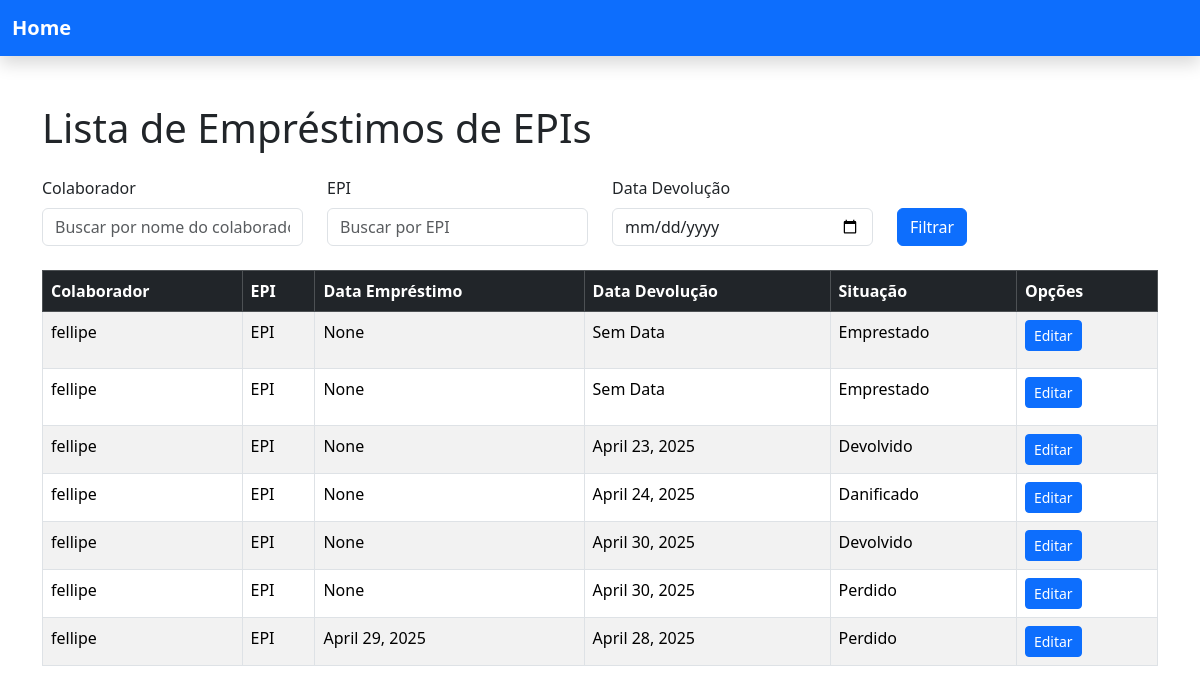
The page /Emprestimos/ on the database as committed earlier.
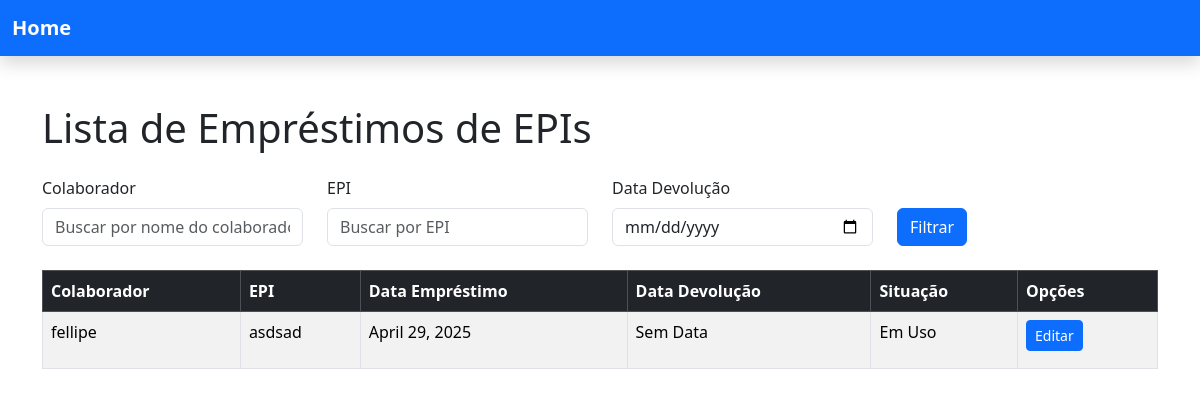
The same page on the database as committed later.
### EPIS/models.py (models this page shows)
class Emprestimo_EPI(models.Model):
    SITUACOES = {
    ("1", "Emprestado"),
    ("2", "Em Uso"),
    ("3", "Fornecido"),
    ("4", "Devolvido"),
    ("5", "Danificado"),
    ("6", "Perdido"),
}
    colaborador = models.ForeignKey(Colaborador, on_delete=models.CASCADE, related_name="emprestimos")
    epi = models.ForeignKey(EPI, on_delete=models.CASCADE, related_name="emprestimos")
    data_emprestimo = models.DateField(null=True,blank=True)
    data_devolucao = models.DateField(null=True,blank=True)
    situacao = models.CharField(max_length=3, choices=SITUACOES)

class Colaborador(models.Model):
    Nome = models.CharField(max_length=100,null=False)
    Idade = models.IntegerField(null=False)
    Aniversario = models.DateField(null=False)
    Cadastro = models.DateField(default=now,null=False)
    Ativo = models.BooleanField(null=False,default=True)

class EPI(models.Model):
    Descricao = models.CharField(null=False,max_length=100)
    Tipo_EPI = models.ForeignKey(Tipo_EPI, on_delete=models.CASCADE, related_name="epis")

### EPIS/views.py (the view)
# urls.py: path('Emprestimos/', views.Emprestimos, name='Emprestimos'),
def Emprestimos(request):
    emprestimos = Emprestimo_EPI.objects.all()
    if request.method == 'GET':
        colaborador = request.GET.get('colaborador', '')
        epi = request.GET.get('epi', '')
        data_devolucao = request.GET.get('data_devolucao', '')
        situacao = request.GET.get('situacao', '')
        if colaborador:
            emprestimos = emprestimos.filter(colaborador__Nome__icontains=colaborador)
        if epi:
            emprestimos = emprestimos.filter(epi__Descricao__icontains=epi)
        if data_devolucao:
            emprestimos = emprestimos.filter(data_devolucao=data_devolucao)
        if situacao:
            emprestimos = emprestimos.filter(situacao=situacao)
    return render(request, 'Emprestimos_EPIS/Emprestimos_EPI.html', {'emprestimos': emprestimos})

### EPIS/templates/Emprestimos_EPIS/Emprestimos_EPI.html (shortened to what this page needs)
<!DOCTYPE html>
<html lang="pt-br">
<head>
    <link href="https://cdn.jsdelivr.net/npm/bootstrap@5.3.3/dist/css/bootstrap.min.css" rel="stylesheet">
</head>
<body>
    {% include 'partials/Header.html' %}
    <section class="container mt-5">
        <h1 class="mb-4">Lista de Empréstimos de EPIs</h1>
        <form method="GET" action="{% url 'Emprestimos' %}" class="mb-4">
            <div class="row">
                <div class="col-md-3">
                    <label for="colaborador" class="form-label">Colaborador</label>
                    <input type="text" class="form-control" id="colaborador" name="colaborador" value="{{ request.GET.colaborador }}" placeholder="Buscar por nome do colaborador">
                </div>
                <div class="col-md-3">
                    <label for="epi" class="form-label">EPI</label>
                    <input type="text" class="form-control" id="epi" name="epi" value="{{ request.GET.epi }}" placeholder="Buscar por EPI">
                </div>
                <div class="col-md-3">
                    <label for="data_devolucao" class="form-label">Data Devolução</label>
                    <input type="date" class="form-control" id="data_devolucao" name="data_devolucao" value="{{ request.GET.data_devolucao }}">
                </div>
                <div class="col-md-3 d-flex align-items-end">
                    <button type="submit" class="btn btn-primary">Filtrar</button>
                </div>
            </div>
        </form>
        <table class="table table-bordered table-striped">
            <thead class="table-dark">
                <tr>
                    <th>Colaborador</th>
                    <th>EPI</th>
                    <th>Data Empréstimo</th>
                    <th>Data Devolução</th>
                    <th>Situação</th>
                    <th>Opções</th>
                </tr>
            </thead>
            <tbody>
                {% for emprestimo in emprestimos %}
                <tr>
                    <td>{{ emprestimo.colaborador.Nome }}</td>
                    <td>{{ emprestimo.epi.Descricao }}</td>
                    <td>{{ emprestimo.data_emprestimo }}</td>
                    <td>
                        {% if emprestimo.data_devolucao %}
                            {{ emprestimo.data_devolucao }}
                        {% else %}
                            <p>Sem Data</p>
                        {% endif %}
                    </td>
                    <td>{{ emprestimo.get_situacao_display  }}</td>
                    <td>
                        <a href="{% url 'Editar_Emprestimo' emprestimo.id %}" class="btn btn-sm btn-primary me-2">Editar</a>
                    </td>
                </tr>
                {% endfor %}
            </tbody>
        </table>
    </section>
</body>
</html>

### templates/partials/Header.html
{% load static %}
<header>
  <nav class="navbar navbar-expand-lg navbar-dark bg-primary shadow">
    <div class="container-fluid">
      <a href="{% url '' %}" class="navbar-brand fw-bold">Home</a>
    </div>
  </nav>
</header>

Rows that differ between the two databases and show on the page:
removed Emprestimo_EPI: colaborador.Nome "fellipe", epi.Descricao "EPI", data_emprestimo "None", shows "Sem Data", situacao "Emprestado"
removed Emprestimo_EPI: colaborador.Nome "fellipe", epi.Descricao "EPI", data_emprestimo "None", shows "Sem Data", situacao "Emprestado"
removed Emprestimo_EPI: colaborador.Nome "fellipe", epi.Descricao "EPI", data_emprestimo "None", data_devolucao "April 23, 2025", situacao "Devolvido"
removed Emprestimo_EPI: colaborador.Nome "fellipe", epi.Descricao "EPI", data_emprestimo "None", data_devolucao "April 24, 2025", situacao "Danificado"
removed Emprestimo_EPI: colaborador.Nome "fellipe", epi.Descricao "EPI", data_emprestimo "None", data_devolucao "April 30, 2025", situacao "Devolvido"
removed Emprestimo_EPI: colaborador.Nome "fellipe", epi.Descricao "EPI", data_emprestimo "None", data_devolucao "April 30, 2025", situacao "Perdido"
removed Emprestimo_EPI: colaborador.Nome "fellipe", epi.Descricao "EPI", data_emprestimo "April 29, 2025", data_devolucao "April 28, 2025", situacao "Perdido"
added Emprestimo_EPI: colaborador.Nome "fellipe", epi.Descricao "asdsad", data_emprestimo "April 29, 2025", shows "Sem Data", situacao "Em Uso"
